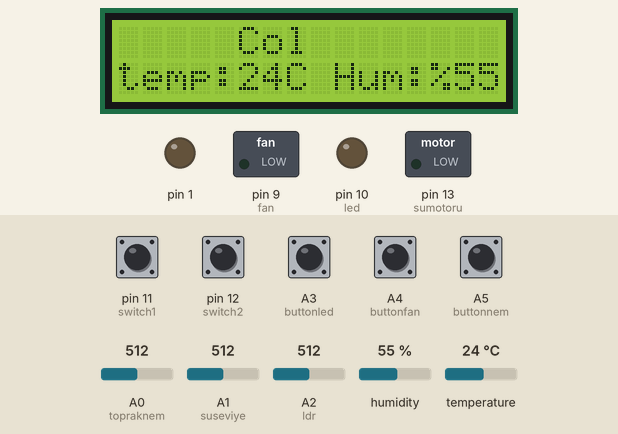
This sketch was run on a simulated Arduino Uno, built with avr-gcc and run on an emulated ATmega328P. Parts: 16×2 character LCD, switched loads named in the sketch (green lamp = pin HIGH), output pins drawn as LEDs (lit = HIGH). The inputs (shaded band) are chosen by the test bench; at power-on: pin 11 (switch1), pin 12 (switch2) HIGH, A3 (buttonled), A4 (buttonfan), A5 (buttonnem) LOW, A0 (topraknem) = 512, A1 (suseviye) = 512, A2 (ldr) = 512, humidity 55 %, temperature 24 °C.

Above: at 1.2 s.
1.3 s: pin 12 (switch2) pulled LOW for 0.15 s
At 2.7 s:
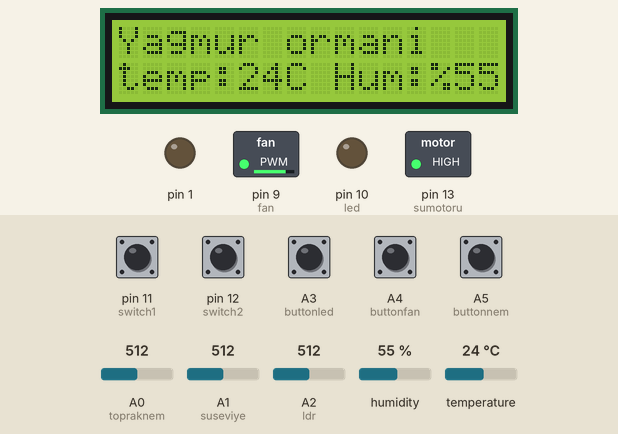
7.5 s: A0 (topraknem) set to 783
9.0 s: A0 (topraknem) set to 818
At 9.4 s:
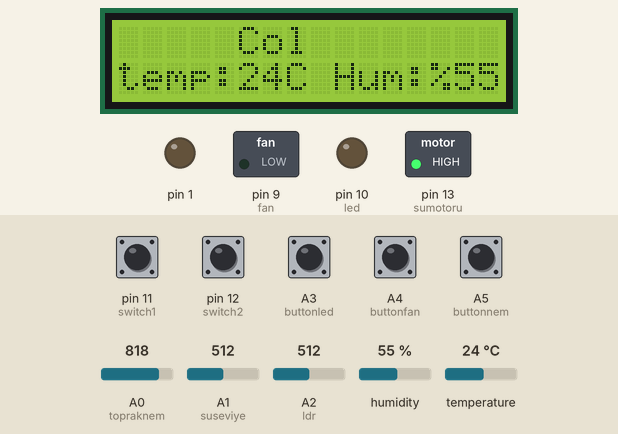
15.0 s: A1 (suseviye) set to 587
21.0 s: A1 (suseviye) set to 609
At 26.6 s:
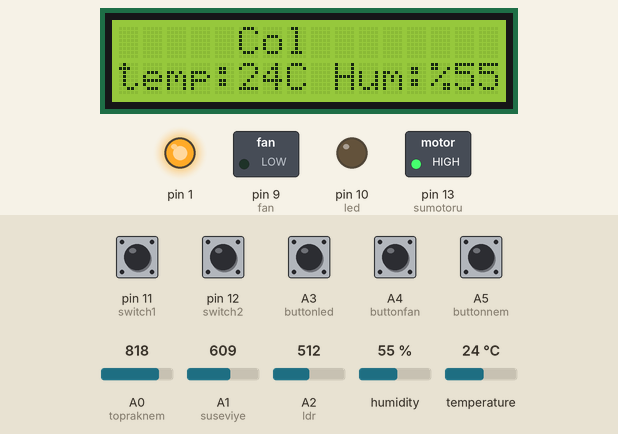
27.0 s: A2 (ldr) set to 893
32.8 s: A2 (ldr) set to 910
At 38.5 s:
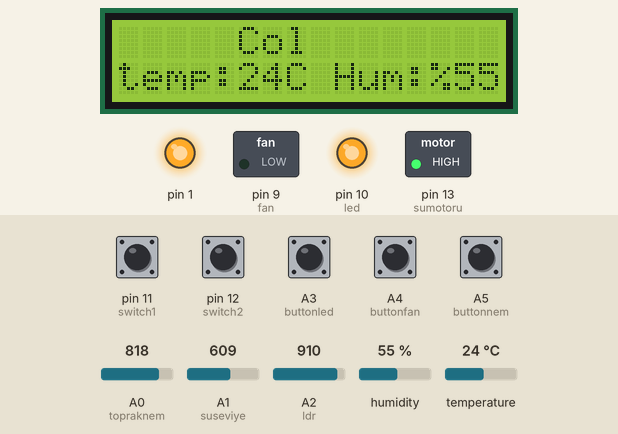
Timing chart, 0 to 49.3 s (numbered marks = the images above; inputs shaded):
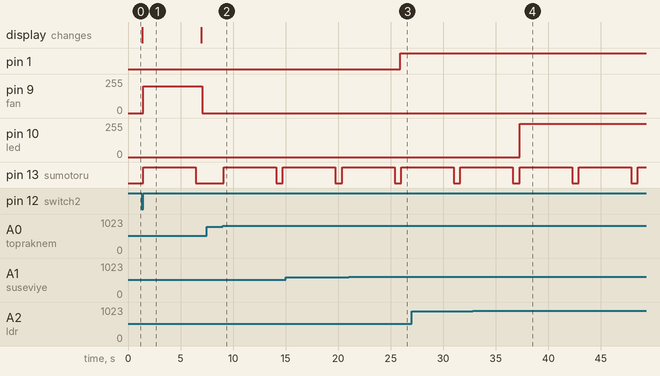

The sketch:

AkilliSera.ino
```cpp
#include <LiquidCrystal.h>
#include <DHT.h>
LiquidCrystal lcd(8, 7, 6, 5, 4, 3);
#define DHTPIN 2
#define DHTTYPE DHT11
DHT dht(DHTPIN, DHTTYPE);
int esik1= 600;
int esik2= 300;
int esik3= 800;
int buttonfan= A4;
int buttonfanDurum=0;
int buttonled= A3;
int buttonledDurum=0;
int buttonnem= A5;
int buttonnemDurum=0;
int switch1= 11;
int switch1Durum= 0;
int switch2= 12;
int switch2Durum= 0;
int ldr= A2;
int ldrDurum;
int suseviye= A1;
int suveri;
int topraknem= A0;
int toprakveri;
int fan= 9;
int led= 10;
int sumotoru= 13;
int fanhiz=0;
int ledparlaklik=0;
void setup() {
dht.begin();
lcd.begin(16, 2);
pinMode(buttonfan, INPUT);
pinMode(buttonled, INPUT);
pinMode(buttonnem, INPUT);
pinMode(switch1, INPUT);
pinMode(switch2, INPUT);
pinMode(ldr, INPUT);
pinMode(suseviye, INPUT);
pinMode(topraknem, INPUT);
pinMode(fan, OUTPUT);
pinMode(led, OUTPUT);
pinMode(sumotoru, OUTPUT);
pinMode(1, OUTPUT);
}
void loop() {
 int temp = dht.readTemperature();
 int hum = dht.readHumidity();

 buttonledDurum=digitalRead(buttonled);
 buttonfanDurum=digitalRead(buttonfan);
 buttonnemDurum=digitalRead(buttonnem);
 switch1Durum=digitalRead(switch1);
 switch2Durum=digitalRead(switch2);
 ldrDurum=analogRead(ldr);
 suveri=analogRead(suseviye);
 toprakveri=analogRead(topraknem);
 //****su deposu****//
 if(suveri>600){
  digitalWrite(1, HIGH);

 }
 if(suveri<300){
  digitalWrite(1, LOW);
 }
//********kullanıcı modu ********//
if(switch1Durum == LOW && switch2Durum==LOW){
lcd.clear();
lcd.setCursor(0,0);
lcd.print("temp:");
lcd.print(temp);
lcd.print("c");
lcd.setCursor(9, 0);
lcd.print("Hum:%");
lcd.print(hum);
lcd.setCursor(0, 1);
lcd.print("L:");
lcd.print(ledparlaklik);
lcd.setCursor(5,1);
lcd.print("F:");
lcd.print(fanhiz);
lcd.setCursor(10, 1);
lcd.print("T:");
lcd.print(esik1);
delay(100);
//******** fan hızı ********//
if(buttonfanDurum == HIGH){
  fanhiz= fanhiz +10;
}
if(fanhiz==260){
  fanhiz=0;
}
analogWrite(fan, fanhiz);
//********led parlaklik********//
if(buttonledDurum == HIGH){
  ledparlaklik= ledparlaklik +10;
}
if(ledparlaklik==260){
  ledparlaklik=0;
}
if(ldrDurum> 900){
  analogWrite(led, ledparlaklik);
}
else{
  analogWrite(led, LOW);
}
//********sulama********//
if(buttonnemDurum==HIGH){
  delay(10);
  esik1= esik1+ 100;
}
if (esik1== 1100){
  esik1=600;
}
if(toprakveri> esik1){
digitalWrite(sumotoru, HIGH);
delay(5000);
digitalWrite(sumotoru, LOW);
delay(5000);

}
if(toprakveri<esik1){
  digitalWrite(sumotoru, LOW);
}
 }
 //********yağmur ormanları********//
 if(switch1Durum == HIGH && switch2Durum == LOW){
lcd.clear();
lcd.setCursor(0,0);
lcd.print("Yagmur ormani");
lcd.setCursor(0,1);
lcd.print("temp:");
lcd.print(temp);
lcd.print("C");
lcd.setCursor(9, 1);
lcd.print("Hum:%");
lcd.print(hum);
delay(100);
analogWrite(fan, 200);
if (ldrDurum> 900){
  analogWrite( led, 50);
}
  else{
    analogWrite(led, LOW);

  }
 //********sulama********//
 if(toprakveri> esik2){
  digitalWrite(sumotoru, HIGH);
  delay(5000);
  digitalWrite(sumotoru, LOW);
  delay(500);
 }
 if(toprakveri<esik2){
  digitalWrite(sumotoru, LOW);
 }
 }
//********Col********//
 if(switch1Durum == HIGH && switch2Durum == HIGH){
lcd.clear();
lcd.setCursor(5,0);
lcd.print("Col");
lcd.setCursor(0,1);
lcd.print("temp:");
lcd.print(temp);
lcd.print("C");
lcd.setCursor(9, 1);
lcd.print("Hum:%");
lcd.print(hum);
delay(100);
analogWrite(fan, 0);
if (ldrDurum> 900){
  analogWrite( led, 250);
}
  else{
    analogWrite(led, LOW);

  }
 //********sulama********//
 if(toprakveri> esik3){
  digitalWrite(sumotoru, HIGH);
  delay(5000);
  digitalWrite(sumotoru, LOW);
  delay(500);
 }
 if(toprakveri<esik3){
  digitalWrite(sumotoru, LOW);
 }

 }
}
```

Measured:
- the behaviour switches between 800 and 801 on A0 (topraknem) (found by bisection; images 1 and 2)
- the behaviour switches between 600 and 601 on A1 (suseviye) (found by bisection; images 2 and 3)
- the behaviour switches between 900 and 901 on A2 (ldr) (found by bisection; images 3 and 4)
- after the input at 1.3 s, pin 9 (fan): 0/255 → 200/255 after 0.16 s, → 0/255 5.6 s later; pin 13 (sumotoru): LOW → HIGH after 0.16 s, → LOW 5.0 s later; the display: changes after 0.06 s (image 1)
- after the input at 7.5 s, every drawn part: stays the same
- after the input at 9.0 s, pin 13 (sumotoru): LOW → HIGH after 0.12 s, → LOW 5.0 s later, → HIGH 0.63 s later
- after the input at 21.0 s, pin 1: LOW → HIGH after 4.9 s
- after the input at 32.8 s, pin 10 (led): 0/255 → 250/255 after 4.5 s
